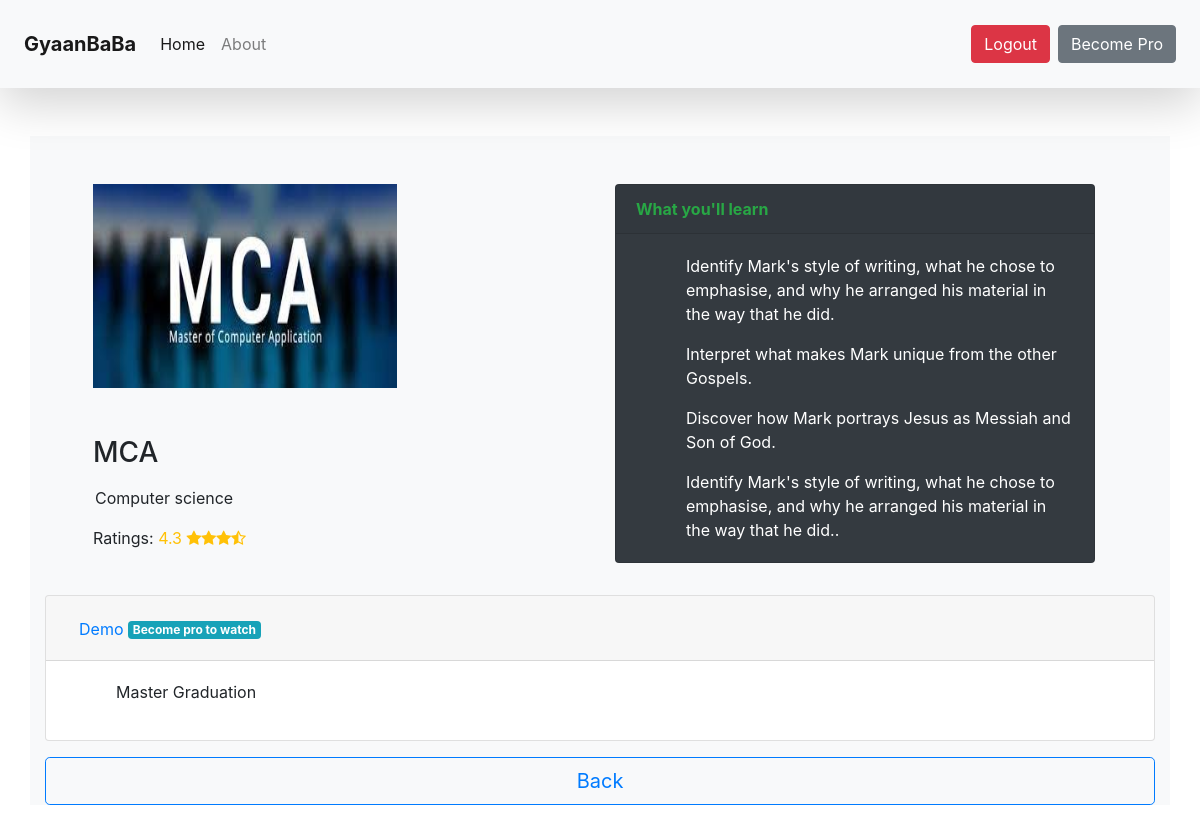
The page /course/mca (signed in) on the database its author committed.
### App/models.py (models this page shows, shortened)
class Course(models.Model):
    course_name 			= models.CharField(max_length=100)
    course_description 		= RichTextField()
    is_premium 				= models.BooleanField(default=False)
    course_image 			= models.ImageField(upload_to="course")
    slug 					= models.SlugField(blank=True)

class CourseModule(models.Model):
    course 					= models.ForeignKey(Course , on_delete=models.CASCADE)
    course_module_name 		= models.CharField(max_length=100)
    course_description 		= RichTextField()
    video_url 				= models.URLField(max_length=200)
    can_view 				= models.BooleanField(default=False)

### App/views.py (the view)
# urls.py: path('course/<slug>' ,views.view_course , name="course"),
@login_required(login_url='/login/')
def view_course(request,slug):
    course 				= Course.objects.filter(slug =slug).first()
    course_modules 		= CourseModule.objects.filter(course=course)
    params = {'course':course , 'course_modules':course_modules}
    return render(request, 'course.html' , params)

### App/templates/course.html (shortened to what this page needs)
{% extends "base.html" %}
{% block content %}
<div class="container bg-light mt-5">
  <div class="row">
    <div class="col-6">
      <img src="/media/{{course.course_image}}" class="card-img-top p-5 img-fluid img-centered img-responsive" style="height:300px;width:400px">
      <h3 class="ml-5">{{course.course_name}}</h3>
      <p class="ml-5">{{course.course_description | safe}}</p>
      <span class="ml-5">Ratings: <span class="text-warning">4.3 <i class="fa fa-star" aria-hidden="true"></i><i class="fa fa-star" aria-hidden="true"></i><i class="fa fa-star" aria-hidden="true"></i><i class="fa fa-star-half-o" aria-hidden="true"></i></span></span>
  </div>
  <div class="col-6 mt-5">
    <div class="card text-white bg-dark mb-3" style="max-width: 30rem;">
      <div class="card-header font-weight-bold text-success">What you'll learn</div>
      <div class="card-body">
        <p class="card-text">Identify Mark's style of writing, what he chose to emphasise, and why he arranged his material in the way that he did.</p>
        <p class="card-text">Interpret what makes Mark unique from the other Gospels.</p>
        <p class="card-text">Discover how Mark portrays Jesus as Messiah and Son of God.</p>
        <p class="card-text">Identify Mark's style of writing, what he chose to emphasise, and why he arranged his material in the way that he did..</p>
      </div>
    </div>
  </div>
</div>
        {% for course_module in course_modules %}
    <div class="accordion mt-3" id="accordion-{{forloop.counter}}">
        <div class="card">
          <div class="card-header" id="headingOne">
            <h2 class="mb-0">
              <button class="btn btn-link" type="button" data-toggle="collapse"
              data-target="#collapse-{{forloop.counter}}" aria-expanded="true" aria-controls="collapseOne">
               {{course_module.course_module_name}}
               {% if course_module.can_view %}
               <span class="badge badge-success">Can Watch</span>
               {% else %}
               <span class="badge badge-info">Become pro to watch</span>
                {% endif %}
              </button>
            </h2>
          </div>
          <div id="collapse-{{forloop.counter}}" class="collapse show"
          aria-labelledby="headingOne" data-parent="#accordion-{{forloop.counter}}">
            <div class="card-body">
                {{course_module.course_description|safe}}
            </div>
          </div>
        </div>
    </div>
        {% endfor %}
    <a href="{{request.META.HTTP_REFERER}}" class="btn btn-outline-primary btn-lg btn-block my-3">Back</a>
</div>
{% endblock %}

### App/templates/course.html (style rules this page uses)
p { margin-left: 50px; }

### rows shown on the page
Course: course_image (picture), course_name "MCA", course_description "Computer science"
CourseModule: course_module_name "Demo", can_view "Become pro to watch", course_description "Master Graduation"
